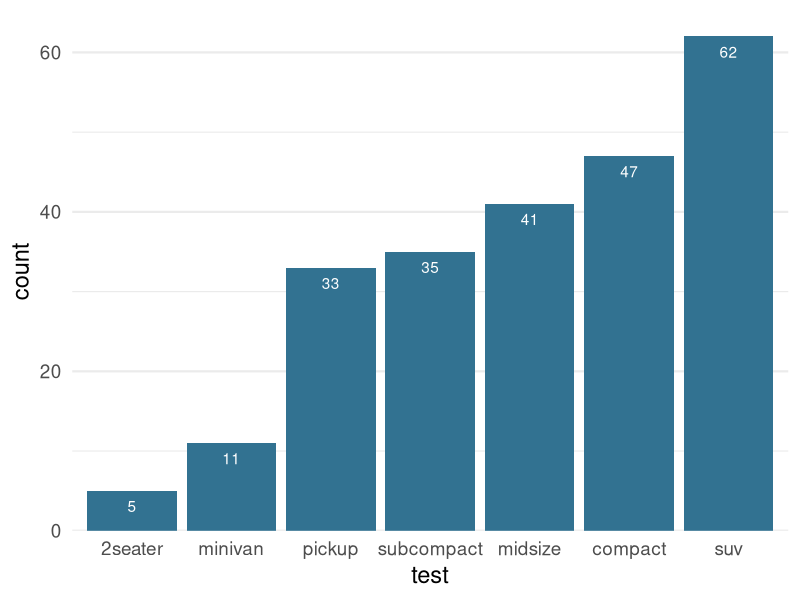
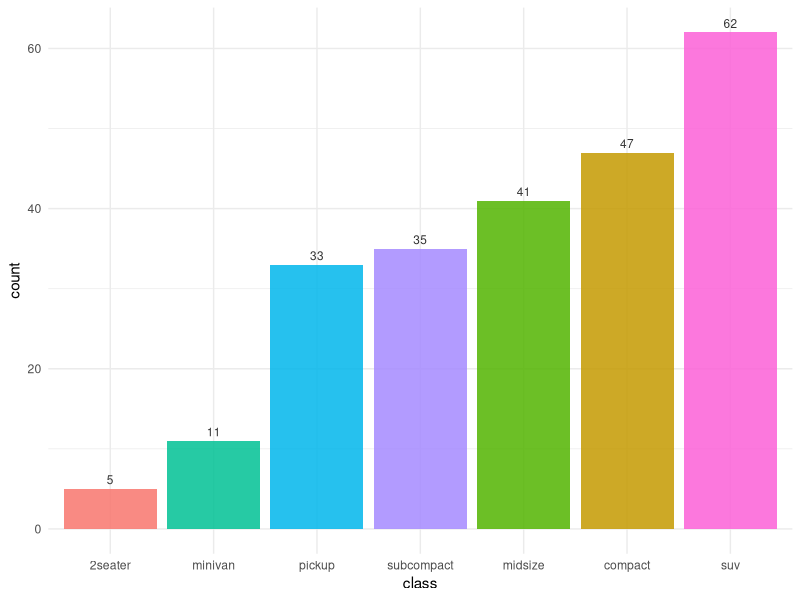
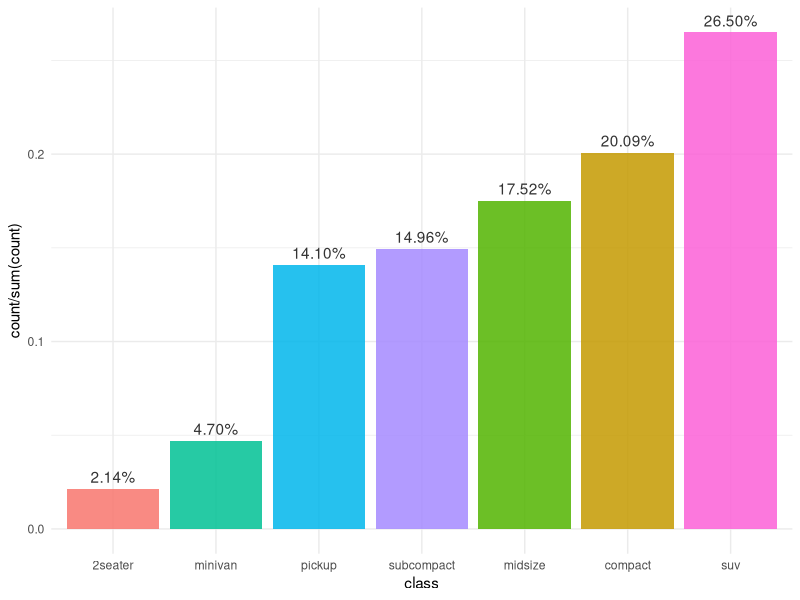
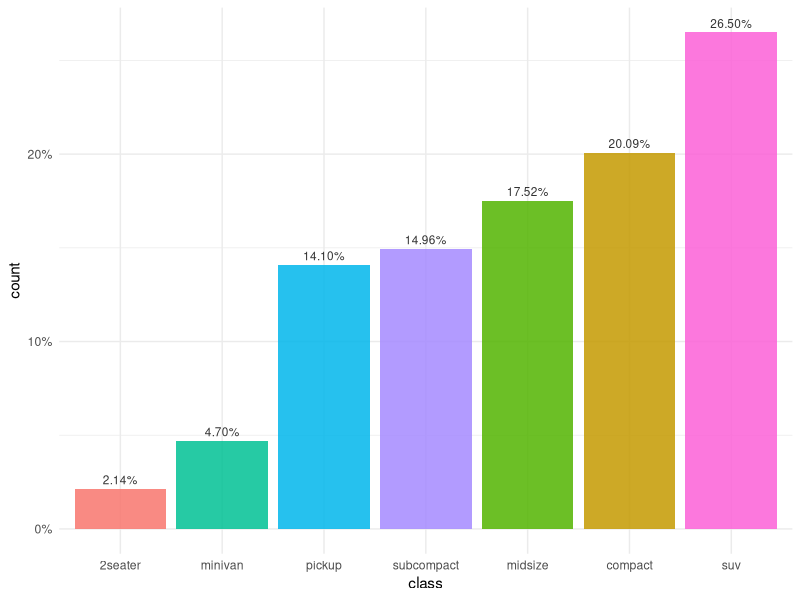

Write R code to recreate these figures, in order.
## ---- chunk 1
#| label: setup
#| message: false
library(tidyverse)
library(scales)

lighter_blue <- "#BFE7F4"
light_blue <- "#7ED2F1"
blue <- "#327291"
yellow <- "#FBB21D"
dark_gray <- "#303A40"
gray <- "#464D53"

theme_set(theme_minimal(base_size = 17))
update_geom_defaults("bar", aes(fill = blue))
update_geom_defaults("text", aes(color = "gray20"))
update_geom_defaults("label", aes(color = "gray20"))
## ---- chunk 2
#| label: bar-plot-after-stat-counts
#| fig-cap: Bar plot with counts calculated by ggplot2
#| fig-width: 8
ggplot(mpg, aes(x = fct_rev(fct_infreq(class)))) +
  geom_bar() +
  geom_label(
    stat = "count",
    mapping = aes(label = after_stat(count)),
    vjust = 1,
    color = "white",
    fill = "transparent",
    label.size = NA,
    label.padding = unit(0.5, "lines")
  ) +
  labs(x = "class") +
  guides(fill = "none") +
  labs(x = "test") +
  scale_y_continuous(expand = expansion(mult = c(0, 0.05))) +
  theme(
    panel.grid.major.x = element_blank()
  )
## ---- chunk 3
counts <- count(mpg, class)

ggplot(counts, aes(x = reorder(class, n), y = n, fill = class)) +
  geom_col(alpha = .85) +
  geom_text(
    mapping = aes(label = n),
    vjust = -0.5,
    color = "grey20",
    size = 3
  ) +
  labs(x = "class", y = "count") +
  guides(fill = "none") +
  theme_minimal()
## ---- chunk 4
ggplot(mpg, aes(x = fct_rev(fct_infreq(class)), fill = class)) +
  geom_bar(aes(y = after_stat(count / sum(count))), alpha = .85) +
  geom_text(
    mapping = aes(
      label = percent(after_stat(count / sum(count))),
      y = after_stat(count / sum(count))
    ),
    stat = "count",
    vjust = -.5,
    color = "grey20"
  ) +
  labs(x = "class") +
  guides(fill = "none") +
  theme_minimal()
## ---- chunk 5
counts <- mpg %>%
  count(class) %>%
  mutate(pct = n / sum(n))

ggplot(counts, aes(x = reorder(class, n), y = pct, fill = class)) +
  geom_col(alpha = .85) +
  geom_text(
    mapping = aes(label = percent(pct)),
    vjust = -0.5,
    color = "grey20",
    size = 3
  ) +
  labs(x = "class", y = "count") +
  guides(fill = "none") +
  scale_y_continuous(labels = percent_format(accuracy = 1)) +
  theme_minimal()
